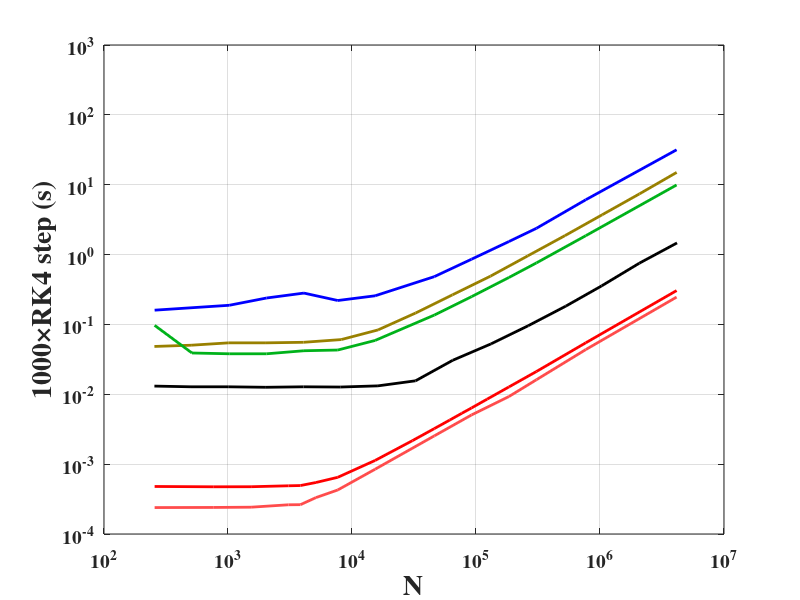

MATLAB code for this plot:
function LorenzRuntimeComparison

%MPGOS
MPGOS_REG.x = [256 768 1536 3072 3840 5120 7680 15360 30720 46080 61440 76800 92160 122880 184320 307200 768000 4147200];
MPGOS_REG.y = [0.000479 0.000474 0.000475 0.000490 0.000494 0.000546 0.000648 0.001130 0.002170 0.003225 0.004278 0.005342 0.006382 0.008511 0.012742 0.021189 0.054579 0.305186];

%HAND-Tuned GPU
Spec_V1.x = [256 768 1536 3072 3840 5120 7680 15360 46080 92160 184320 307200 768000 4147200];
Spec_V1.y = [0.000239 0.000240 0.000242 0.000262 0.000263 0.000332 0.000427 0.000846 0.002538 0.005067 0.009288 0.016163 0.043672 0.246159];

AhnertVexCLv2.x = [255 503 1004 2021 4066 8041 16180 32560 64987 131954 263353 530177 1031136 2076033 4179501];
AhnertVexCLv2.y = [0.0131 0.0128 0.0128 0.0126 0.0128 0.0127 0.0132 0.0156 0.0307 0.0526 0.0957 0.1828 0.3564 0.7527 1.4675];

AhnertThrust.x = [255 504 1014 2023 4071 8191 16204 32619 64541 131057 261578 522086 1042054 2079883 4151397];
AhnertThrust.y = [0.0484 0.0504 0.0545 0.0545 0.0555 0.0607 0.0834 0.1458 0.2650 0.4916 0.9584 1.8687 3.7168 7.3928 15.0007];

%GPU_Lorenz_julia.jl
julia_GPU.x = [256	1024	2048	4096	7680	15360	46080	92160	184320	307200	768000	4147200];
julia_GPU.y = [0.160	0.188	0.239	0.281	0.220	0.257	0.483	0.859	1.537	2.377	6.090	31.611];

%GPU_Lorenz_thrust_odeint.cu
odeint_GPU_Thrust.x = [256      512         1024        2048        4096        7680        15360       46080       92160       184320      307200      768000      4147200];
odeint_GPU_Thrust.y = [97        39           38          38         42          43            59          136         250        470          760        1863        9920]/1000;

fig=figure(1); hold on;
p1=plot(MPGOS_REG.x,MPGOS_REG.y);
p2=plot(AhnertVexCLv2.x,AhnertVexCLv2.y);
p3=plot(AhnertThrust.x,AhnertThrust.y);
p4=plot(Spec_V1.x,Spec_V1.y);
p5=plot(julia_GPU.x,julia_GPU.y);
p6=plot(odeint_GPU_Thrust.x,odeint_GPU_Thrust.y);

set(gca,'XScale','log','YScale','log','XLim',[1e2 1e7],'YLim',[1e-4 1e3],'XGrid','on','YGrid','on','Box','on','FontSize',14,'FontWeight','bold','FontName','Times');
set(p1,'Color',[1 0 0], 'LineStyle','-','LineWidth',2);
set(p2,'Color',[0 0 0], 'LineStyle','-','LineWidth',2);
set(p3,'Color',[0.6 0.5 0], 'LineStyle','-','LineWidth',2);
set(p4,'Color',[1 0.3 0.3], 'LineStyle','-','LineWidth',2);
set(p5,'Color',[0 0 1], 'LineStyle','-','LineWidth',2);
set(p6,'Color',[0 0.7 0.1], 'LineStyle','-','LineWidth',2);
xlabel('N','FontSize',20,'FontWeight','bold','FontName','Times');
ylabel('1000\timesRK4 step (s)','FontSize',20,'FontWeight','bold','FontName','Times');